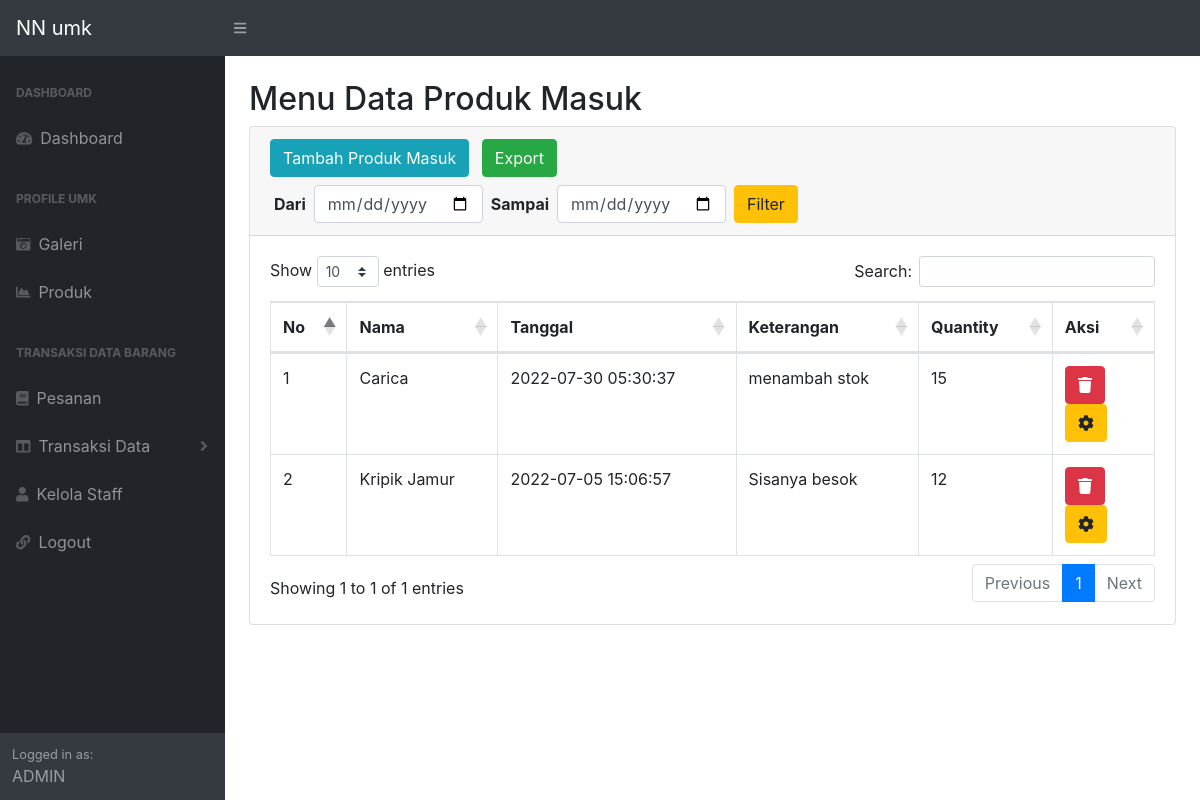
The page /admin/stock/barangmasuk.php (signed in) on the database its author committed.
### tables this page shows
CREATE TABLE `masuk` (
  `id_masuk` int(11) NOT NULL,
  `idbarang` int(11) NOT NULL,
  `tanggal_masuk` timestamp NOT NULL DEFAULT current_timestamp() ON UPDATE current_timestamp(),
  `qty_masuk` int(11) NOT NULL,
  `Input` varchar(50) NOT NULL
);

CREATE TABLE `barang` (
  `idbarang` int(11) NOT NULL,
  `namabarang` varchar(50) NOT NULL,
  `deskripsi` varchar(50) NOT NULL,
  `stok` int(11) NOT NULL,
  `harga` int(11) NOT NULL
);

### admin/stock/barangmasuk.php (the view, shortened to what this page needs)
<?php
    require 'functions.php';
?>
<!DOCTYPE html>
<html lang="en">
    <head>
        <link href="css/styles.css" rel="stylesheet" />
        <link href="https://cdn.datatables.net/1.10.20/css/dataTables.bootstrap4.min.css" rel="stylesheet" />
    </head>
    <body>
        <nav class="sb-topnav navbar navbar-expand navbar-dark bg-dark">
            <a class="navbar-brand" href="index.php">NN umk</a>
            <button class="btn btn-link btn-sm order-1 order-lg-0" id="sidebarToggle" href="#"><i class="fas fa-bars"></i></button>
        </nav>
        <div id="layoutSidenav">
            <div id="layoutSidenav_nav">
                <nav class="sb-sidenav accordion sb-sidenav-dark" id="sidenavAccordion">
                <div class="sb-sidenav-menu">
                        <div class="nav">
                        <div class="sb-sidenav-menu-heading">Dashboard</div>
                            <a class="nav-link" href="../index.php">
                                <div class="sb-nav-link-icon"><i class="fas fa-tachometer-alt"></i></div>
                                Dashboard
                            </a>
                            <div class="sb-sidenav-menu-heading">Profile Umk</div>
                            <a class="nav-link" href="galeri.php">
                                <div class="sb-nav-link-icon"><i class="fas fa-solid fa-camera-retro"></i></div>
                                Galeri
                            </a>
                            <a class="nav-link" href="produk.php">
                                <div class="sb-nav-link-icon"><i class="fas fa-chart-area"></i></div>
                                Produk
                            </a>
                            <div class="sb-sidenav-menu-heading">Transaksi Data Barang</div>
                            <a class="nav-link" href="pesanan.php">
                                <div class="sb-nav-link-icon"><i class="fas fa-book"></i></div>
                                Pesanan
                            </a>
                            <a class="nav-link collapsed" href="#" data-toggle="collapse" data-target="#collapseLayouts" aria-expanded="false" aria-controls="collapseLayouts">
                                <div class="sb-nav-link-icon"><i class="fas fa-columns"></i></div>
                                Transaksi Data
                                <div class="sb-sidenav-collapse-arrow"><i class="fas fa-angle-down"></i></div>
                            </a>
                            <a class="nav-link" href="staf.php">
                                <div class="sb-nav-link-icon"><i class="fa fa-user"></i></div>
                                Kelola Staff
                            </a>
                            <a class="nav-link" href="logout.php">
                                <div class="sb-nav-link-icon"><i class="fas fa-link"></i></div>
                                Logout
                            </a>
                        </div>
                    </div>
                    <div class="sb-sidenav-footer">
                        <div class="small">Logged in as:</div>
                        ADMIN
                    </div>
                </nav>
            </div>
            <div id="layoutSidenav_content">
                <main>
                    <div class="container-fluid">
                        <h2 class="mt-4">Menu Data Produk Masuk</h2>
                        <div class="card mb-4">
                            <div class="card-header">
                                <button data-toggle="modal" data-target="#tambahbarangmasuk" type="button" class="btn btn-info mr-2">Tambah Produk Masuk</button>
                                <a href="exportbarangmasuk.php" class="btn btn-success">Export</a>
                                <div class="row ml-1 mt-2" >
                                <form action="" method="post" class="form-inline">
                                    <label for="tgl_mulai"><strong>Dari</strong></label>
                                    <input type="date" name="tgl_mulai" class="form-control mr-2 ml-2">
                                    <label for="tgl_selesai"><strong>Sampai</strong></label>
                                    <input type="date" name="tgl_selesai" class="form-control mr-2 ml-2">
                                    <button type="submit" name="filter" class="btn btn-warning">Filter</button>
                                </form>
                                </div>
                            </div>
                            <div class="card-body">
                                <div class="table-responsive">
                                    <table class="table table-bordered" id="dataTable" width="auto" cellspacing="0">
                                        <thead>
                                            <tr>
                                                <th>No</th>
                                                <th>Nama</th>
                                                <th>Tanggal</th>
                                                <th>Keterangan</th>
                                                <th>Quantity</th>
                                                <th>Aksi</th>
                                            </tr>
                                        </thead>
                                        <?php $x = 1;
                                            if(isset($_POST['filter'])){
                                                $mulai = $_POST['tgl_mulai'];
                                                $selesai = $_POST['tgl_selesai'];
                                                if($mulai!=NULL || $selesai!=NULL){
                                                    $datamasuk = mysqli_query($conn, "SELECT * FROM masuk m, barang b WHERE m.idbarang = b.idbarang
                                                    and tanggal_masuk BETWEEN '$mulai' and DATE_ADD('$selesai',INTERVAL 1 DAY) ORDER BY id_masuk DESC");
                                                }
                                                else{
                                                    $datamasuk = mysqli_query($conn, "SELECT * FROM masuk m, barang b WHERE m.idbarang = b.idbarang ORDER BY id_masuk DESC");
                                                }
                                            }
                                            else{
                                                $datamasuk = mysqli_query($conn, "SELECT * FROM masuk m, barang b WHERE m.idbarang = b.idbarang ORDER BY id_masuk DESC");
                                            }
                                                while($data = mysqli_fetch_array($datamasuk)){
                                                    $namabarang = $data['namabarang'];
                                                    $tanggal = $data['tanggal_masuk'];
                                                    $qty = $data['qty_masuk'];
                                                    $Input = $data['Input'];
                                                    $idmasuk = $data['id_masuk'];
                                        ?>
                                        <tbody>
                                            <tr>
                                            <td><?= $x++;  ?></td>
												<td><?= $namabarang; ?></td>
                                                <td><?= $tanggal; ?></td>
                                                <td><?= $Input; ?></td>
												<td><?= $qty; ?></td>
												<td>
                                                    <form action="" method="post">
                                                        <button name='hapus' type='submit' class='btn btn-danger' alt='Delete'><div class='icon'><i class='fa fa-trash'></i></div></button>
                                                        <button data-toggle="modal" data-target="#editmasuk<?= $idmasuk; ?>" type="button" class="btn btn-warning"><i class='fa fa-cog'></i></button>
                                                    </form>
                                                </td>
                                            </tr>
											<?php }; ?>
                                        </tbody>
                                    </table>
                                </div>
                            </div>
                        </div>
                    </div>
                </main>
            </div>
    </body>
</html>

### rows shown on the page
masuk: idbarang.namabarang "Carica", tanggal_masuk "2022-07-30 05:30:37", Input "menambah stok", qty_masuk "15"
masuk: idbarang.namabarang "Kripik Jamur", tanggal_masuk "2022-07-05 15:06:57", Input "Sisanya besok", qty_masuk "12"
